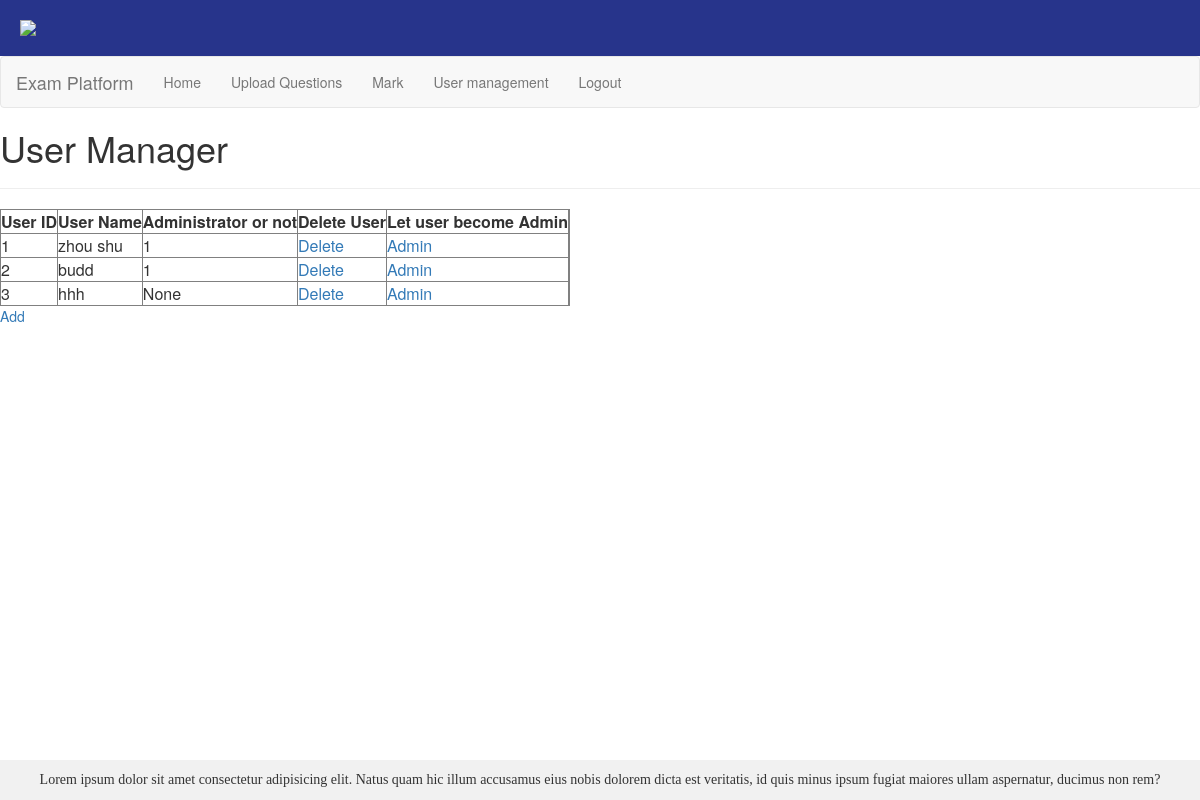
Page /User_management (signed in) on the committed database.
### app/models.py (models this page shows, shortened)
class User(UserMixin,db.Model):
    id = db.Column(db.Integer, primary_key=True)
    username = db.Column(db.String(64), index=True, unique=True)
    email = db.Column(db.String(120), index=True, unique=True)
    password_hash = db.Column(db.String(128))
    Is_adm = db.Column(db.Integer)
    mark = db.Column(db.Integer)
    answer = db.relationship('answer', backref='author', lazy='dynamic')
    def get_id(self):
        return self.id
    def get_user_name(self):
        return self.username
    def if_adm(self):
        return self.Is_adm

### app/routes.py (the view)
@app.route('/User_management', methods=['GET', 'POST'])
@login_required
def User_management():
    if current_user.if_adm() != 1:
        return redirect(url_for('welcome'))
    users = User.query.all()
    return render_template('User_management.html', title='User_management', Users_list=users)

### app/models.py (called while the page is built)
@login.user_loader
def load_user(id):
    return User.query.get(int(id))

### app/templates/User_management.html (shortened to what this page needs)
{% extends "UserBase.html" %}
{% block content %}
<h1>User Manager</h1>
<hr>
<table border="1px">
<tr>
    <th>User ID</th>
    <th>User Name</th>
    <th>Administrator or not</th>
    <th>Delete User</th>
    <th>Let user become Admin</th>
</tr>
{% for User in Users_list %}
<tr>
    <td>{{ User.get_id() }}</td>
    <td>{{ User.get_user_name()}}</td>
    <td>{{ User.if_adm() }} </td>
    <td>
        <a href="{{ url_for('delete_user', user_id=User.get_id()) }}">Delete</a>
    </td>
    <td>
        <a href="{{ url_for('make_admin', user_id=User.get_id()) }}"> Admin</a>
    </td>
</tr>
{% endfor %}
</table>
<a href="{{ url_for('register') }}">Add</a><br>
{% endblock %}

### rows in the picture
User: get_id "1", get_user_name "zhou shu", if_adm "1"
User: get_id "2", get_user_name "budd", if_adm "1"
User: get_id "3", get_user_name "hhh", if_adm "None"
